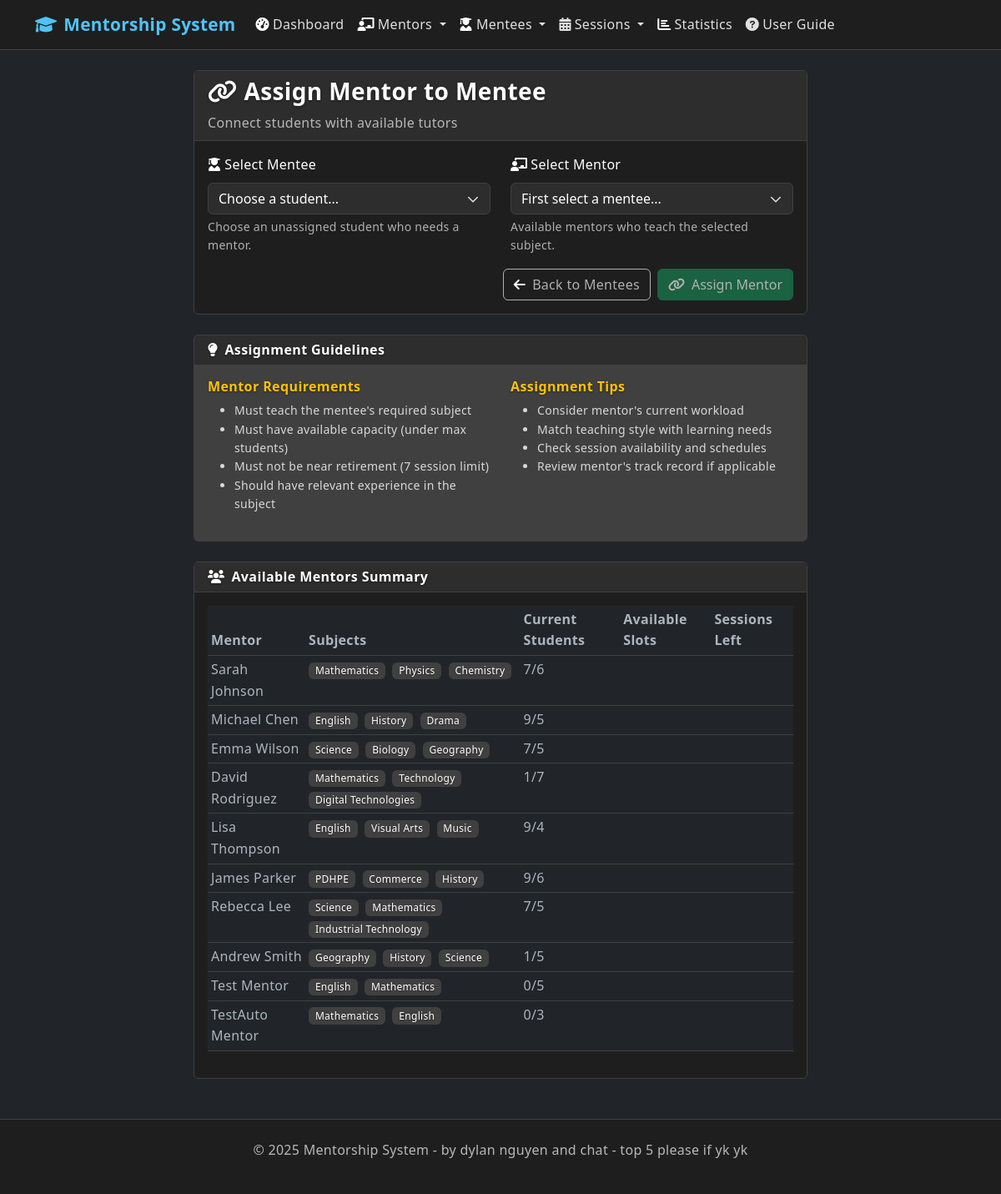
Page /assign_mentor on the committed database.
### app.py (models this page shows, shortened)
class Mentor(db.Model):
    id = db.Column(db.Integer, primary_key=True)
    name = db.Column(db.String(100), nullable=False)
    roll_call = db.Column(db.String(20), nullable=False)  # Multiple mentors can be in same class
    subjects = db.Column(db.String(500), nullable=False)  # Increased length for more subjects
    max_mentees = db.Column(db.Integer, default=5)
    created_at = db.Column(db.DateTime, default=datetime.utcnow)
    mentees = db.relationship('Mentee', backref='assigned_mentor', lazy=True)
    sessions = db.relationship('Session', backref='mentor', lazy=True)
    def current_mentee_count(self):
        return len([m for m in self.mentees if m.mentor_id == self.id])
    def can_take_more_mentees(self):
        return self.current_mentee_count() < self.max_mentees

### app.py (the view, shortened to what this page needs)
@app.route('/assign_mentor', methods=['GET', 'POST'])
def assign_mentor():
    unassigned_mentees = Mentee.query.filter_by(mentor_id=None).all()
    mentors_list = Mentor.query.all()
    available_mentors = []
    for mentor in mentors_list:
        mentor_info = {
            'mentor': {
                'id': mentor.id,
                'name': mentor.name,
                'roll_call': mentor.roll_call,
                'subjects': mentor.subjects,
                'max_mentees': mentor.max_mentees,
                'mentees': [{'id': m.id, 'name': m.name} for m in mentor.mentees]
            },
            'can_take_more': mentor.can_take_more_mentees(),
            'current_count': mentor.current_mentee_count()
        }
        available_mentors.append(mentor_info)
    return render_template('assign_mentor.html',
                         unassigned_mentees=unassigned_mentees,
                         mentors=mentors_list,
                         available_mentors=available_mentors)

### templates/assign_mentor.html (shortened to what this page needs)
{% extends "base.html" %}
{% block content %}
<div class="row justify-content-center">
    <div class="col-md-10 col-lg-8">
        <div class="card">
            <div class="card-header">
                <h3 class="mb-0">
                    <i class="fas fa-link me-2"></i>Assign Mentor to Mentee
                </h3>
                <p class="text-muted mb-0 mt-2">Connect students with available tutors</p>
            </div>
            <div class="card-body">
                {% if unassigned_mentees %}
                    <form method="POST">
                        <div class="row">
                            <div class="col-md-6 mb-3">
                                <label for="mentee_id" class="form-label">
                                    <i class="fas fa-user-graduate me-1"></i>Select Mentee
                                </label>
                                <select class="form-select" id="mentee_id" name="mentee_id" required>
                                    <option value="">Choose a student...</option>
                                </select>
                                <div class="form-text">Choose an unassigned student who needs a mentor.</div>
                            </div>
                            <div class="col-md-6 mb-3">
                                <label for="mentor_id" class="form-label">
                                    <i class="fas fa-chalkboard-teacher me-1"></i>Select Mentor
                                </label>
                                <select class="form-select" id="mentor_id" name="mentor_id" required disabled>
                                    <option value="">First select a mentee...</option>
                                </select>
                                <div class="form-text">Available mentors who teach the selected subject.</div>
                            </div>
                        </div>
                        <div class="d-grid gap-2 d-md-flex justify-content-md-end">
                            <a href="{{ url_for('mentees') }}" class="btn btn-outline-secondary">
                                <i class="fas fa-arrow-left me-2"></i>Back to Mentees
                            </a>
                            <button type="submit" class="btn btn-success" id="assign-btn" disabled>
                                <i class="fas fa-link me-2"></i>Assign Mentor
                            </button>
                        </div>
                    </form>
                {% endif %}
            </div>
        </div>
        <div class="card mt-4 bg-secondary border-0">
            <div class="card-header">
                <h6 class="mb-0">
                    <i class="fas fa-lightbulb me-2"></i>Assignment Guidelines
                </h6>
            </div>
            <div class="card-body">
                <div class="row">
                    <div class="col-md-6">
                        <h6 class="text-warning">Mentor Requirements</h6>
                        <ul class="text-light small">
                            <li>Must teach the mentee's required subject</li>
                            <li>Must have available capacity (under max students)</li>
                            <li>Must not be near retirement (7 session limit)</li>
                            <li>Should have relevant experience in the subject</li>
                        </ul>
                    </div>
                    <div class="col-md-6">
                        <h6 class="text-warning">Assignment Tips</h6>
                        <ul class="text-light small">
                            <li>Consider mentor's current workload</li>
                            <li>Match teaching style with learning needs</li>
                            <li>Check session availability and schedules</li>
                            <li>Review mentor's track record if applicable</li>
                        </ul>
                    </div>
                </div>
            </div>
        </div>
        {% if available_mentors %}
        <div class="card mt-4">
            <div class="card-header">
                <h6 class="mb-0">
                    <i class="fas fa-users me-2"></i>Available Mentors Summary
                </h6>
            </div>
            <div class="card-body">
                <div class="table-responsive">
                    <table class="table table-sm">
                        <thead>
                            <tr>
                                <th>Mentor</th>
                                <th>Subjects</th>
                                <th>Current Students</th>
                                <th>Available Slots</th>
                                <th>Sessions Left</th>
                            </tr>
                        </thead>
                        <tbody>
                            {% for mentor_info in available_mentors %}
                            <tr>
                                <td>{{ mentor_info.mentor.name }}</td>
                                <td>
                                    {% for subject in mentor_info.mentor.subjects.split(',') %}
                                        <span class="badge bg-secondary me-1">{{ subject.strip() }}</span>
                                    {% endfor %}
                                </td>
                                <td>{{ mentor_info.mentor.mentees|length }}/{{ mentor_info.mentor.max_mentees }}</td>
                                <td>
                                </td>
                                <td>
                                </td>
                            </tr>
                            {% endfor %}
                        </tbody>
                    </table>
                </div>
            </div>
        </div>
        {% endif %}
    </div>
</div>
{% endblock %}

### static/css/style.css (style rules this page uses)
:root { --primary-color: #4fc3f7; --secondary-color: #9c27b0; --success-color: #4caf50; --warning-color: #ff9800; --danger-color: #f44336; --info-color: #2196f3; --bg-primary: #121212; --bg-secondary: #1e1e1e; --bg-tertiary: #2d2d2d; --bg-quaternary: #404040; --text-primary: #ffffff; --text-secondary: #e0e0e0; --text-muted: #b0b0b0; --text-inverse: #121212; --border-color: #404040; --border-light: #2d2d2d; --card-bg: #1e1e1e; --card-header-bg: #2d2d2d; --input-bg: #2d2d2d; --input-border: #404040; }
body { background-color: var(--bg-primary) !important; color: var(--text-primary) !important; font-family: 'Segoe UI', Tahoma, Geneva, Verdana, sans-serif; }
.text-muted { color: var(--text-muted) !important; }
.card { background-color: var(--card-bg) !important; border: 1px solid var(--border-color) !important; color: var(--text-primary) !important; }
.card-header { background-color: var(--card-header-bg) !important; border-bottom: 1px solid var(--border-color) !important; color: var(--text-primary) !important; }
.btn { border-radius: 0.375rem; font-weight: 500; transition: all 0.2s ease-in-out; }
.btn-outline-secondary { border-color: var(--text-muted) !important; color: var(--text-muted) !important; }
.badge { font-weight: 500; }
.bg-secondary { background-color: var(--bg-quaternary) !important; color: var(--text-primary) !important; }
.table { color: var(--text-primary) !important; }
.table > :not(caption) > * > * { border-bottom-color: var(--border-color) !important; }
.form-control, .form-select { border-radius: 0.375rem; border: 1px solid #ced4da; transition: border-color 0.15s ease-in-out, box-shadow 0.15s ease-in-out; }
.form-select { background-color: var(--input-bg) !important; border: 1px solid var(--input-border) !important; color: var(--text-primary) !important; }
.form-label { color: var(--text-primary) !important; font-weight: 500; }
.form-text { color: var(--text-muted) !important; }
* { scrollbar-width: thin; scrollbar-color: var(--bg-quaternary) var(--bg-secondary); }
.row { color: var(--text-primary); }
h1, h2, h3, h4, h5, h6 { color: var(--text-primary) !important; }
p { color: var(--text-secondary) !important; }
span { color: inherit !important; }
a { color: var(--primary-color) !important; text-decoration: none; }
.fas, .far, .fab, .fal { color: inherit !important; }
.card i, .card .fas, .card .far, .card .fab, .alert i, .alert .fas, .dashboard i, .dashboard .fas, .card-body i, .card-header i, h1 i, h2 i, h3 i, h4 i, h5 i, h6 i { color: white !important; }
.fa-tachometer-alt, .fa-chalkboard-teacher, .fa-user-graduate, .fa-calendar-day, .fa-chart-bar, .fa-clock, .fa-check-circle, .fa-hourglass-half, .fa-info-circle, .fa-utensils, .fa-stopwatch, .fa-calendar-check { color: white !important; }
body { font-family: 'Segoe UI', Tahoma, Geneva, Verdana, sans-serif !important; font-weight: 400; line-height: 1.6; letter-spacing: 0.3px; }
h1, h2, h3, h4, h5, h6 { font-weight: 600 !important; letter-spacing: 0.4px; text-shadow: 0 1px 3px rgba(0,0,0,0.4); }
.text-muted { color: #b8b8b8 !important; }
.small, small { font-size: 0.875rem; font-weight: 400; color: #d8d8d8 !important; }
.badge { font-weight: 500 !important; letter-spacing: 0.3px; text-shadow: 0 1px 2px rgba(0,0,0,0.3); }

### rows in the picture
Mentor: mentor.name "Sarah Johnson"
Mentor: mentor.name "Michael Chen"
Mentor: mentor.name "Emma Wilson"
Mentor: mentor.name "David Rodriguez"
Mentor: mentor.name "Lisa Thompson"
Mentor: mentor.name "James Parker"
Mentor: mentor.name "Rebecca Lee"
Mentor: mentor.name "Andrew Smith"
Mentor: mentor.name "Test Mentor"
Mentor: mentor.name "TestAuto Mentor"

### other values in the picture
{{ subject.strip() }} "Mathematics" "Physics" "Chemistry" "English" "History" "Drama" "Science" "Biology" "Geography" "Mathematics" "Technology" "Digital Technologies" "English" "Visual Arts" "Music" "PDHPE" "Commerce" "History" "Science" "Mathematics" "Industrial Technology" "Geography" "History" "Science" "English" "Mathematics" "Mathematics" "English"
{{ mentor_info.mentor.mentees|length }} "7" "9" "7" "1" "9" "9" "7" "1" "0" "0"
{{ mentor_info.mentor.max_mentees }} "6" "5" "5" "7" "4" "6" "5" "5" "5" "3"
